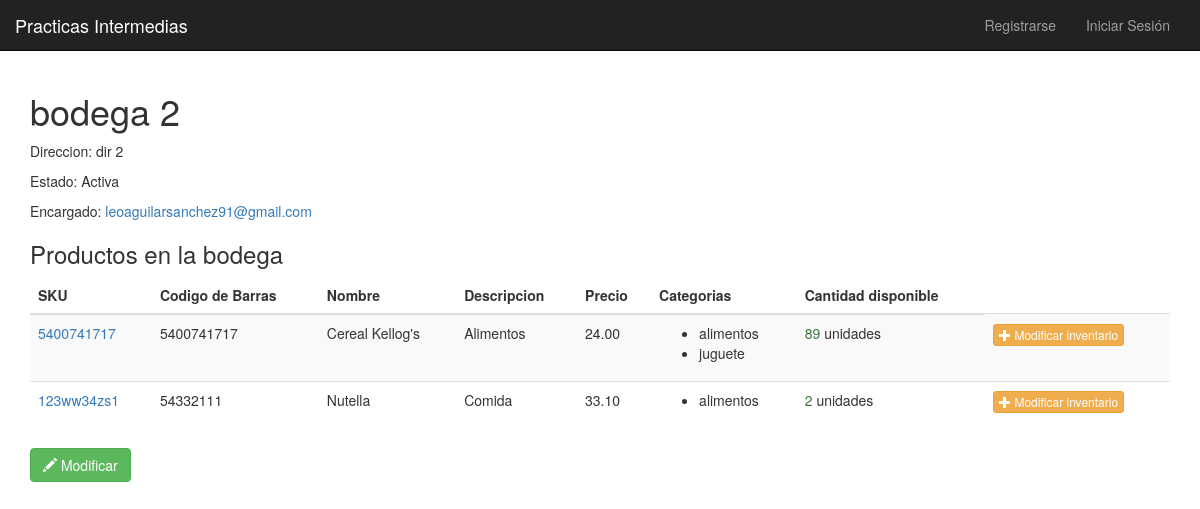
The app's page /bodegas/ver/2 with its own data.
### sedes/models.py (models this page shows, shortened)
class Bodega(models.Model):
    nombre = models.CharField(max_length=50)
    direccion = models.CharField(max_length=500)
    activada = models.BooleanField(default= True)
    encargado = models.ForeignKey('Usuario', on_delete=models.CASCADE)
    productos = models.ManyToManyField('Producto', through='BodegaProducto')

class Usuario(AbstractBaseUser, PermissionsMixin):
    dpi = models.BigIntegerField(
        unique=True,
        validators=[
            MaxValueValidator(9999999999999),
            MinValueValidator(100000000000)
        ]
    )
    nombre = models.CharField(max_length=300)
    fecha_nacimiento = models.DateField('Fecha Nacimiento')
    email = models.EmailField(_('Correo Electronico'), primary_key=True)
    is_admin = models.BooleanField(default=False)
    is_staff = models.BooleanField(default=False)
    is_active = models.BooleanField(default=True)
    date_joined = models.DateTimeField(default=timezone.now)
    USERNAME_FIELD = 'email'
    REQUIRED_FIELDS = ['dpi', 'fecha_nacimiento']
    objects = CustomUserManager()
    class Meta:
        permissions = (("registrar_cliente", "Para registrar clientes de una sede"),
                   ("registrar_venta", "Para registrar ventas de productos"),
                   ("visualizar_reporte", "Para visualizar reportes de ventas"),
                   ("actualizar_inventario", "Para modificar la cantidad de productos del inventario"),
                   ("solicitar_transferencia", "Para solicitar una transferencia de productos"),
                   ("ordenes_transferencia_externa", "Para revisar ordenes de transferencias entre sedes"),
                   ("ordenes_transferencia_interna", "Para revisar ordenes de transferencias entre bodegas"),
                   ("ordenes_venta", "Para modificar el estado de entregado de una orden de venta"),
                   ("ordenes_transferencia", "Para modificar el estado de entregado de una orden de transferencia"))

class BodegaProducto(models.Model):
    bodega = models.ForeignKey('Bodega', on_delete= models.CASCADE)
    producto = models.ForeignKey('Producto', on_delete= models.CASCADE)
    cantidad = models.IntegerField(verbose_name='Cantidad de productos en existencia', default= 0,
        validators=[
            MinValueValidator(0)
        ])

class Producto(models.Model):
    sku = models.CharField('SKU', max_length=50, unique=True)
    codigo_barras = models.CharField('Codigo de Barras', max_length=50)
    nombre = models.CharField(max_length=50)
    descripcion = models.CharField(max_length=500)
    precio = models.DecimalField(max_digits=12, decimal_places=2)
    categorias = models.ManyToManyField('Categoria')

class Categoria(models.Model):
    nombre = NameField('Nombre de categoria', unique=True, max_length=25)

### sedes/views.py (the view)
# urls.py: path('bodegas/ver/<int:pk>', views.BodegaDetail.as_view(), name='detalle_bodega'),
class BodegaDetail(DetailView):
    model = Bodega
    template_name = 'bodegas/bodegas_detail.html'

### sedes/templates/bodegas/bodegas_detail.html
{% extends '../base.html' %}
{% block body_block %}
<h1>{{ object.nombre }}</h1>
<p>Direccion: {{object.direccion}}</p>
<p>Estado: <td>{% if object.activada %}{{ "Activa" }}{% else %}{{ "Inactiva" }}{% endif %}</td></p>
<p>Encargado: <a href='{% url "ver_usuario" object.encargado.dpi %}'>{{ object.encargado.email }}</a></p>
<h3>Productos en la bodega</h3>
<table class="table table-striped table-hover thead-dark table-dark">
    <thead class="">
        <tr>
            <th>SKU</th>
            <th>Codigo de Barras</th>
            <th>Nombre</th>
            <th>Descripcion</th>
            <th>Precio</th>
            <th>Categorias</th>
            <th>Cantidad disponible</th>
        </tr>
    </thead>
    <tbody>
        {% for bp in object.bodegaproducto_set.all %}
        <tr {% if bp.cantidad == 0 %} class="danger"{%endif%}>
            <td><a href="{% url "detalle_producto"  bp.producto.id  %}">{{ bp.producto.sku }}</a></td>
            <td>{{ bp.producto.codigo_barras }}</td>
            <td>{{ bp.producto.nombre }}</td>
            <td>{{ bp.producto.descripcion }}</td>
            <td>{{ bp.producto.precio }}</a></td>
            <td>
                <ul>
                {% for categoria in bp.producto.categorias.all %}
                    <li>{{ categoria.nombre }} </li>
                {% endfor %}
                </ul>
            </td>
            <td>
                {% if bp.cantidad == 0%} <span class="text-danger">{{bp.cantidad}} unidades</span>{% else %}<span class="text-success">{{ bp.cantidad }}</span> unidades {% endif %}
            </td>
            <td>
                <a href="{% url "modificar_inventario"  bp.id  %}" class="btn btn-xs btn-warning"> <span class="glyphicon glyphicon-plus"></span> Modificar inventario</a>
            </td>
        </tr>
        {% endfor %}
    </tbody>
</table>
<a href="{% url "modificar_bodega"  object.id  %}" class="btn btn-success"> <span class="glyphicon glyphicon-pencil"></span> Modificar</a>
{% endblock %}

### records on screen
Bodega: nombre "bodega 2", direccion "dir 2", encargado.email "leoaguilarsanchez91@gmail.com"
BodegaProducto: producto.sku "5400741717", producto.codigo_barras "5400741717", producto.nombre "Cereal Kellog's", producto.descripcion "Alimentos", producto.precio "24.00", cantidad "89"
Categoria: nombre "alimentos"
Categoria: nombre "juguete"
BodegaProducto: producto.sku "123ww34zs1", producto.codigo_barras "54332111", producto.nombre "Nutella", producto.descripcion "Comida", producto.precio "33.10", cantidad "2"

### other values on screen
{{ "Activa" }} "Activa"
